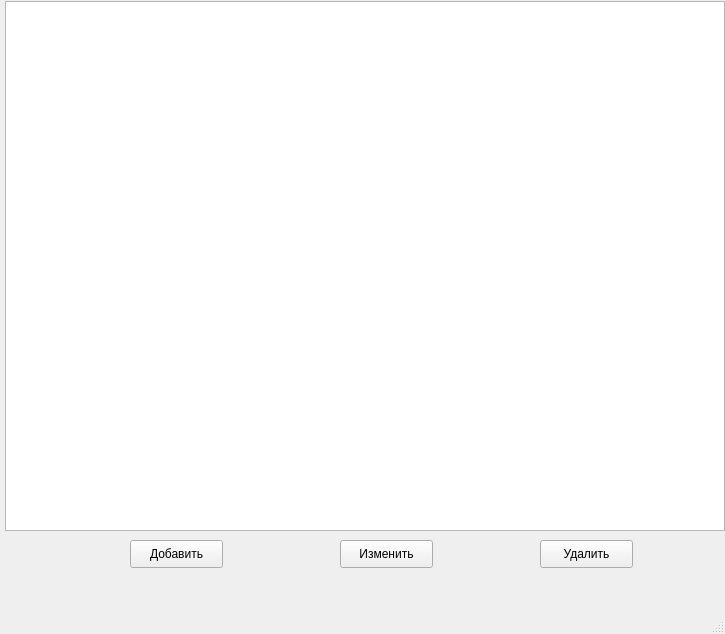
<?xml version="1.0" encoding="UTF-8"?>
<ui version="4.0">
 <class>MainWindow</class>
 <widget class="QMainWindow" name="MainWindow">
  <property name="geometry">
   <rect>
    <x>0</x>
    <y>0</y>
    <width>725</width>
    <height>634</height>
   </rect>
  </property>
  <property name="windowTitle">
   <string>MainWindow</string>
  </property>
  <widget class="QWidget" name="centralwidget">
   <widget class="QTableWidget" name="tableWidget">
    <property name="geometry">
     <rect>
      <x>5</x>
      <y>1</y>
      <width>720</width>
      <height>530</height>
     </rect>
    </property>
   </widget>
   <widget class="QPushButton" name="pushButton">
    <property name="geometry">
     <rect>
      <x>130</x>
      <y>540</y>
      <width>93</width>
      <height>28</height>
     </rect>
    </property>
    <property name="text">
     <string>Добавить</string>
    </property>
   </widget>
   <widget class="QPushButton" name="pushButton_2">
    <property name="geometry">
     <rect>
      <x>340</x>
      <y>540</y>
      <width>93</width>
      <height>28</height>
     </rect>
    </property>
    <property name="text">
     <string>Изменить</string>
    </property>
   </widget>
   <widget class="QPushButton" name="pushButton_3">
    <property name="geometry">
     <rect>
      <x>540</x>
      <y>540</y>
      <width>93</width>
      <height>28</height>
     </rect>
    </property>
    <property name="text">
     <string>Удалить</string>
    </property>
   </widget>
  </widget>
  <widget class="QMenuBar" name="menubar">
   <property name="geometry">
    <rect>
     <x>0</x>
     <y>0</y>
     <width>725</width>
     <height>26</height>
    </rect>
   </property>
  </widget>
  <widget class="QStatusBar" name="statusbar"/>
 </widget>
 <resources/>
 <connections/>
</ui>
